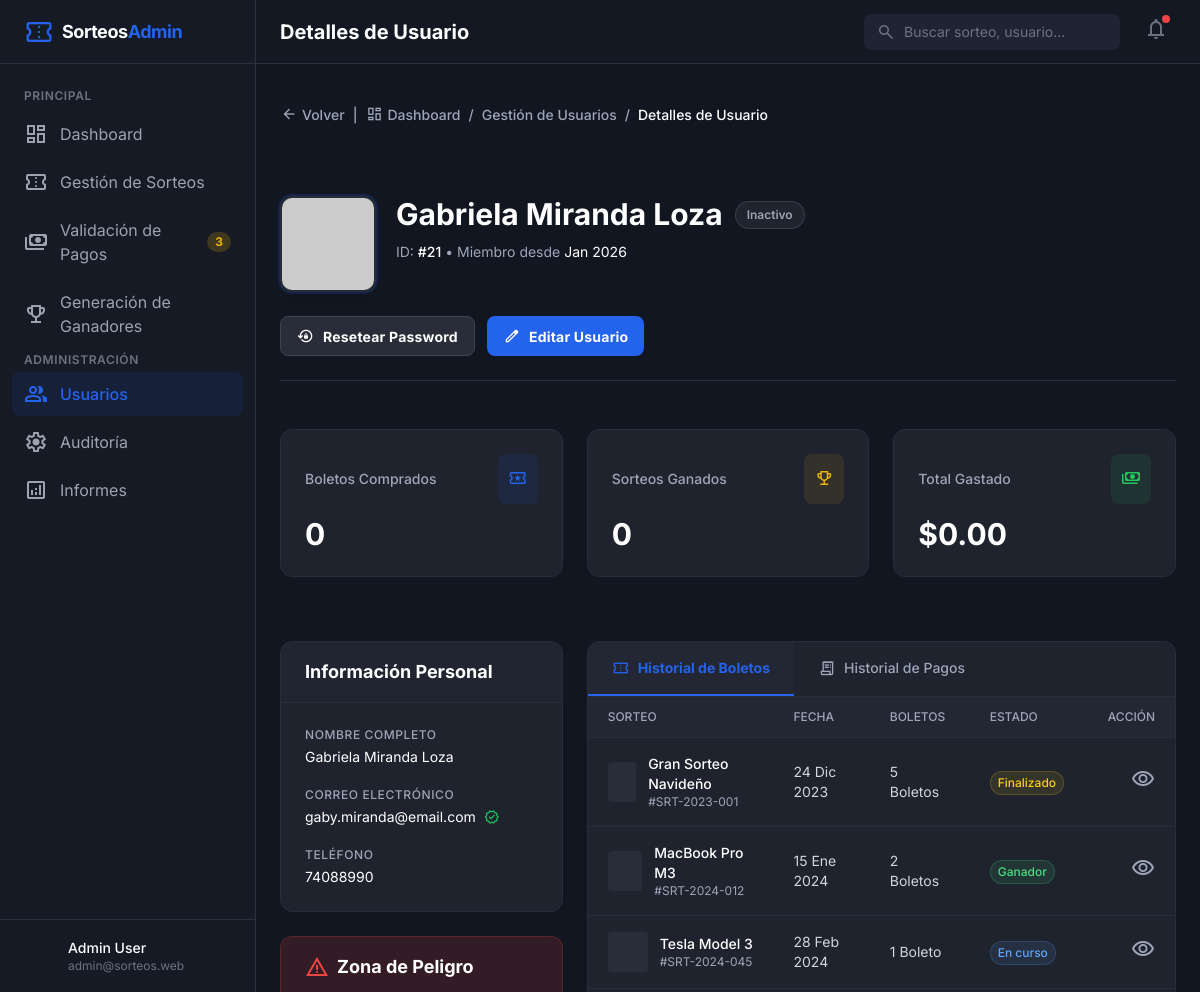
The page /php/administrador/DetallesUsuarioAdmin.php?userId=21 on the database its author committed.
### tables this page shows
CREATE TABLE `usuarios` (
  `id_usuario` int(11) NOT NULL,
  `primer_nombre` varchar(50) NOT NULL,
  `apellido_paterno` varchar(50) NOT NULL,
  `apellido_materno` varchar(50) NOT NULL,
  `email` varchar(100) NOT NULL,
  `password_hash` varchar(255) NOT NULL,
  `telefono` varchar(20) DEFAULT NULL,
  `saldo_disponible` decimal(12,2) DEFAULT 0.00,
  `estado` enum('Activo','Baneado','Inactivo') DEFAULT 'Activo',
  `id_rol` int(11) NOT NULL,
  `last_login` timestamp NULL DEFAULT NULL,
  `created_at` timestamp NOT NULL DEFAULT current_timestamp(),
  `deleted_at` timestamp NULL DEFAULT NULL
);

### php/administrador/DetallesUsuarioAdmin.php (the view, shortened to what the rows shown need)
<!DOCTYPE html>
<?php
$conn = getDBConnection();
$userId = isset($_GET['userId']) ? intval($_GET['userId']) : 0;
$userData = null;
if ($userId > 0) {
    $query = "SELECT u.id_usuario, u.primer_nombre, u.apellido_paterno, u.apellido_materno,
                     u.email, u.telefono, u.estado, u.created_at,
                     (SELECT COUNT(*) FROM boletos WHERE id_usuario_actual = u.id_usuario AND estado = 'Vendido') as boletos_comprados,
                     (SELECT COUNT(*) FROM ganadores WHERE id_usuario = u.id_usuario) as sorteos_ganados,
                     (SELECT COALESCE(SUM(monto_total), 0) FROM transacciones WHERE id_usuario = u.id_usuario AND estado_pago = 'Completado') as total_gastado
              FROM usuarios u
              WHERE u.id_usuario = ?";
    $stmt = $conn->prepare($query);
    $stmt->bind_param('i', $userId);
    $stmt->execute();
    $result = $stmt->get_result();
    if ($result->num_rows > 0) {
        $userData = $result->fetch_assoc();
        $nombreCompleto = trim($userData['primer_nombre'] . ' ' . $userData['apellido_paterno'] . ' ' . $userData['apellido_materno']);
        $fechaRegistro = date('M Y', strtotime($userData['created_at']));
        $estado = $userData['estado'];
        $estadoClasses = [
            'Activo' => 'bg-green-400/10 text-green-400 ring-green-400/20',
            'Inactivo' => 'bg-gray-400/10 text-gray-400 ring-gray-400/20',
            'Baneado' => 'bg-red-400/10 text-red-400 ring-red-400/20'
        ];
        $estadoClass = $estadoClasses[$estado] ?? $estadoClasses['Inactivo'];
    }
}
?>
<html class="dark" lang="es"><head>
<script src="https://cdn.tailwindcss.com?plugins=forms,container-queries"></script>
<script id="tailwind-config">
        tailwind.config = {
            darkMode: "class",
            theme: {
                extend: {
                    colors: {
                        "primary": "#2463eb",
                        "background-light": "#f6f6f8",
                        "background-dark": "#111621",
                        "card-dark": "#1e2433",
                        "border-dark": "#2a3241",
                    },
                    fontFamily: {
                        "display": ["Inter", "sans-serif"]
                    },
                    borderRadius: {"DEFAULT": "0.25rem", "lg": "0.5rem", "xl": "0.75rem", "full": "9999px"},
                },
            },
        }
    </script>
</head>
<body class="bg-background-light dark:bg-background-dark text-slate-900 dark:text-white antialiased overflow-hidden">
<div class="flex h-screen w-full overflow-hidden">
<main class="flex-1 flex flex-col h-full bg-background-light dark:bg-background-dark relative overflow-hidden">
<header class="h-16 flex-shrink-0 flex items-center justify-between px-6 border-b border-gray-200 dark:border-border-dark bg-white dark:bg-[#151a25]/80 backdrop-blur-md z-20">
<div class="flex items-center gap-4">
<h1 class="text-xl font-bold text-slate-900 dark:text-white hidden sm:block">Detalles de Usuario</h1>
</div>
</header>
<div class="flex-1 overflow-y-auto p-6">
<div class="max-w-[1200px] mx-auto w-full space-y-8">
<div class="flex flex-col md:flex-row flex-wrap justify-between gap-6 py-6 border-b border-[#282d39]">
<div class="flex items-start gap-5">
<?php if ($userData): ?>
<?php
$avatarUrl = 'https://ui-avatars.com/api/?name=' . urlencode($nombreCompleto) . '&background=2463eb&color=fff';
?>
<div class="bg-center bg-no-repeat aspect-square bg-cover rounded-xl size-24 border-2 border-[#282d39] shadow-md ring-2 ring-primary/20" data-alt="User Profile Picture" style='background-image: url("<?php echo htmlspecialchars($avatarUrl); ?>");'></div>
<div class="flex flex-col gap-2">
<div class="flex items-center gap-3 flex-wrap">
<h1 id="user-nombre-header" class="text-white text-3xl font-bold leading-tight"><?php echo htmlspecialchars($nombreCompleto); ?></h1>
<span class="inline-flex items-center gap-1.5 rounded-full <?php echo $estadoClass; ?> px-3 py-1.5 text-xs font-semibold ring-1 ring-inset">
                                        <?php echo htmlspecialchars($estado); ?>
                                    </span>
</div>
<p class="text-[#9da6b9] text-sm font-normal">ID: <span id="user-id-display" class="text-white font-medium">#<?php echo $userData['id_usuario']; ?></span> • Miembro desde <span class="text-white"><?php echo $fechaRegistro; ?></span></p>
</div>
<?php else: ?>
<div class="text-red-400">Usuario no encontrado</div>
<?php endif; ?>
</div>
</div>
<div class="grid grid-cols-1 lg:grid-cols-3 gap-6 py-4">
<div class="flex flex-col gap-6 lg:col-span-1">
<div class="rounded-xl border border-[#282d39] bg-[#1e232e] overflow-hidden shadow-sm">
<div class="p-6 flex flex-col gap-5">
<?php if ($userData): ?>
<div class="flex flex-col gap-1">
<p class="text-[#9da6b9] text-xs font-medium uppercase tracking-wider">Nombre Completo</p>
<p id="user-nombre" class="text-white text-sm"><?php echo htmlspecialchars($nombreCompleto); ?></p>
</div>
<div class="flex flex-col gap-1">
<p class="text-[#9da6b9] text-xs font-medium uppercase tracking-wider">Correo Electrónico</p>
<div class="flex items-center gap-2">
<p id="user-email" class="text-white text-sm"><?php echo htmlspecialchars($userData['email']); ?></p>
<span class="material-symbols-outlined text-green-500 text-[16px]" title="Verificado">verified</span>
</div>
</div>
<div class="flex flex-col gap-1">
<p class="text-[#9da6b9] text-xs font-medium uppercase tracking-wider">Teléfono</p>
<p id="user-telefono" class="text-white text-sm"><?php echo htmlspecialchars($userData['telefono'] ?: 'No proporcionado'); ?></p>
</div>
<?php endif; ?>
</div>
</div>
</div>
<div class="flex flex-col gap-6 lg:col-span-2">
<div class="rounded-xl border border-[#282d39] bg-[#1e232e] overflow-hidden flex flex-col h-full shadow-sm">
<div id="tablaBoletos" class="p-0 overflow-x-auto">
<table class="w-full text-left border-collapse">
<thead>
<tr class="bg-[#282d39]/50 border-b border-[#282d39]">
<th class="py-3 px-5 text-[#9da6b9] text-xs font-medium uppercase">Sorteo</th>
<th class="py-3 px-5 text-[#9da6b9] text-xs font-medium uppercase">Fecha</th>
<th class="py-3 px-5 text-[#9da6b9] text-xs font-medium uppercase">Boletos</th>
<th class="py-3 px-5 text-[#9da6b9] text-xs font-medium uppercase">Estado</th>
<th class="py-3 px-5 text-[#9da6b9] text-xs font-medium uppercase text-right">Acción</th>
</tr>
</thead>
</table>
</div>
</div>
</div>
</div>
</div>
</div>
</div>
</body></html>

### rows shown on the page
usuarios: nombreCompleto "Gabriela Miranda Loza", estado "Inactivo", id_usuario "21", created_at "Jan 2026", email "gaby.miranda@email.com", telefono "74088990"

### other values the page prints
$userData['boletos_comprados'] "0"
$userData['sorteos_ganados'] "0"
$userData['total_gastado'] "0.00"
